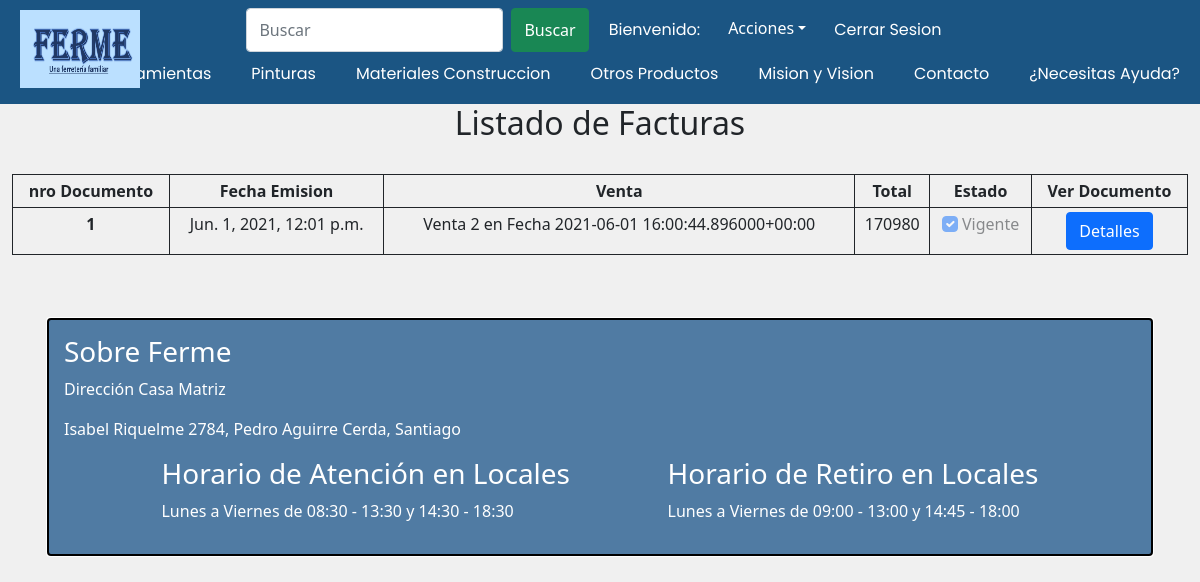
The page /listado_factura (signed in) on the database as committed earlier.
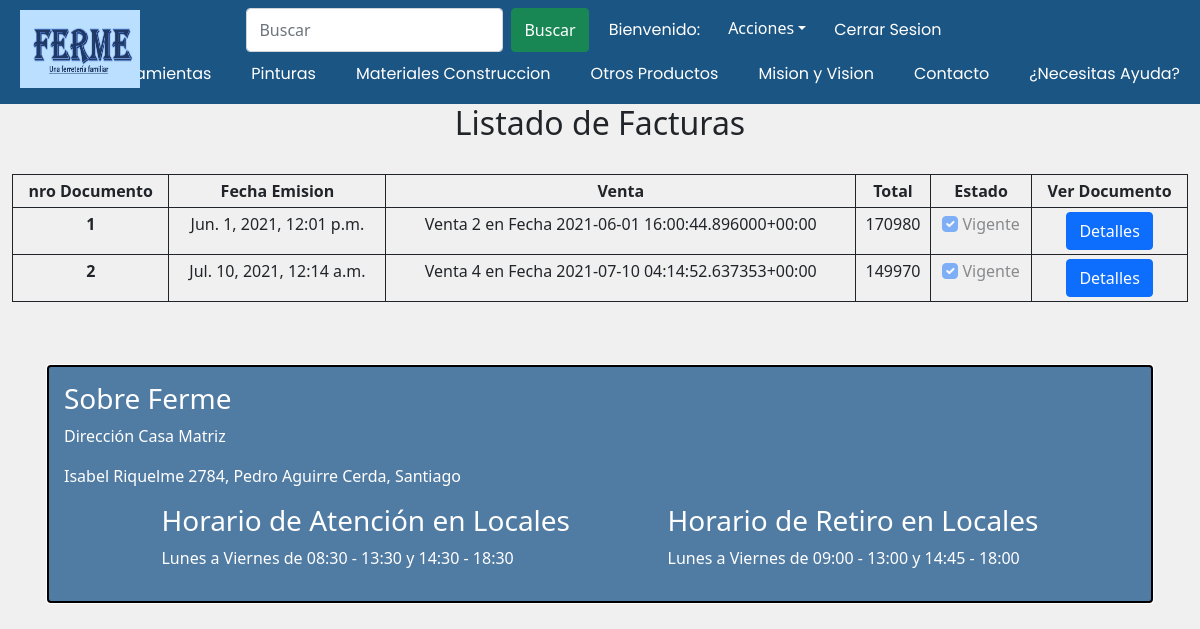
The same page on the database as committed later.
### WebPage/models.py (models this page shows, shortened)
class Factura(models.Model):
    nroFactura = models.AutoField(primary_key = True)
    fechaEmision = models.DateTimeField(auto_now=False, auto_now_add=False)
    neto = models.IntegerField()
    iva = models.IntegerField()
    total = models.IntegerField()
    idVenta = models.ForeignKey(Venta, on_delete=models.CASCADE)
    vigente = models.BooleanField(default = True)

class Venta(models.Model):
    idVenta = models.AutoField(primary_key = True)
    fechaVenta = models.DateTimeField(auto_now=False, auto_now_add=False)
    idCliente = models.ForeignKey(Cliente, on_delete=models.CASCADE)
    total = models.IntegerField()
    valido = models.BooleanField(default=True)
    def __str__(self):
        nombre = ''
        nombre = nombre + 'Venta ' + str(self.idVenta) + ' en Fecha ' + str(self.fechaVenta)
        return nombre

### WebPage/views.py (the view)
# urls.py: path('listado_factura', ListaFactura.as_view(), name="LISTAFACTURA"),
@method_decorator(login_required(login_url='login/'), name='dispatch')
@method_decorator(group_required('Vendedor'), name='dispatch')
class ListaFactura(ListView):
    model = Factura
    template_name = 'listadoFacturas.html'
    context_object_name = 'Facturas'

### WebPage/views.py (called while the page is built)
def group_required(*group_names):
   def in_groups(u):
       if u.is_authenticated:
           if bool(u.groups.filter(name__in=group_names)) | u.is_superuser:
               return True
       return False
   return user_passes_test(in_groups)

### WebPage/templates/listadoFacturas.html (shortened to what this page needs)
{% extends "Template.html" %}
{% load static %}
{% block estilos %}
    <link rel="stylesheet" href="{% static 'css/index.css' %}">
{% endblock estilos %}
{% block contenido %}
    <h2 class="text-center">Listado de Facturas</h2>
    <br>
    <div class="container-fluid mx-auto overflow-auto table-responsive-sm">
    <table class ="table table-sm table-bordered border-dark text-center">
        <thead>
        <tr>
            <th>nro Documento</th>
            <th>Fecha Emision</th>
            <th>Venta</th>
            <th>Total</th>
            <th>Estado</th>
            <th>Ver Documento</th>
        </tr>
        </thead>
        <tbody>
        {% for doc in object_list %}
        <tr>
            <th>{{doc.nroFactura}}</th>
                <td>{{doc.fechaEmision}}</td>
                <td>{{doc.idVenta}}</td>
                <td>{{doc.total}}</td>
                {% if doc.vigente %}
                <td>
                    <input class="form-check-input" type="checkbox" id="inlineCheckbox1" value="option1" checked disabled>
                    <label class="form-check-label" for="inlineCheckbox1">Vigente</label>
                </td>
                {% else %}
                <td>
                    <input class="form-check-input" type="checkbox" id="inlineCheckbox1" value="option1" disabled>
                    <label class="form-check-label" for="inlineCheckbox1">Vigente</label>
                </td>
                {% endif %}
                <td><a href="/factura/{{doc.nroFactura}}" class="btn btn-primary" role="button">Detalles</a></td>
        </tr>
        {% endfor %}
        </tbody>
    </table>
    </div>
{% endblock contenido%}

Rows that differ between the two databases and show on the page:
added Factura: nroFactura "2", fechaEmision "Jul. 10, 2021, 12:14 a.m.", idVenta "Venta 4 en Fecha 2021-07-10 04:14:52.637353+00:00", total "149970"
